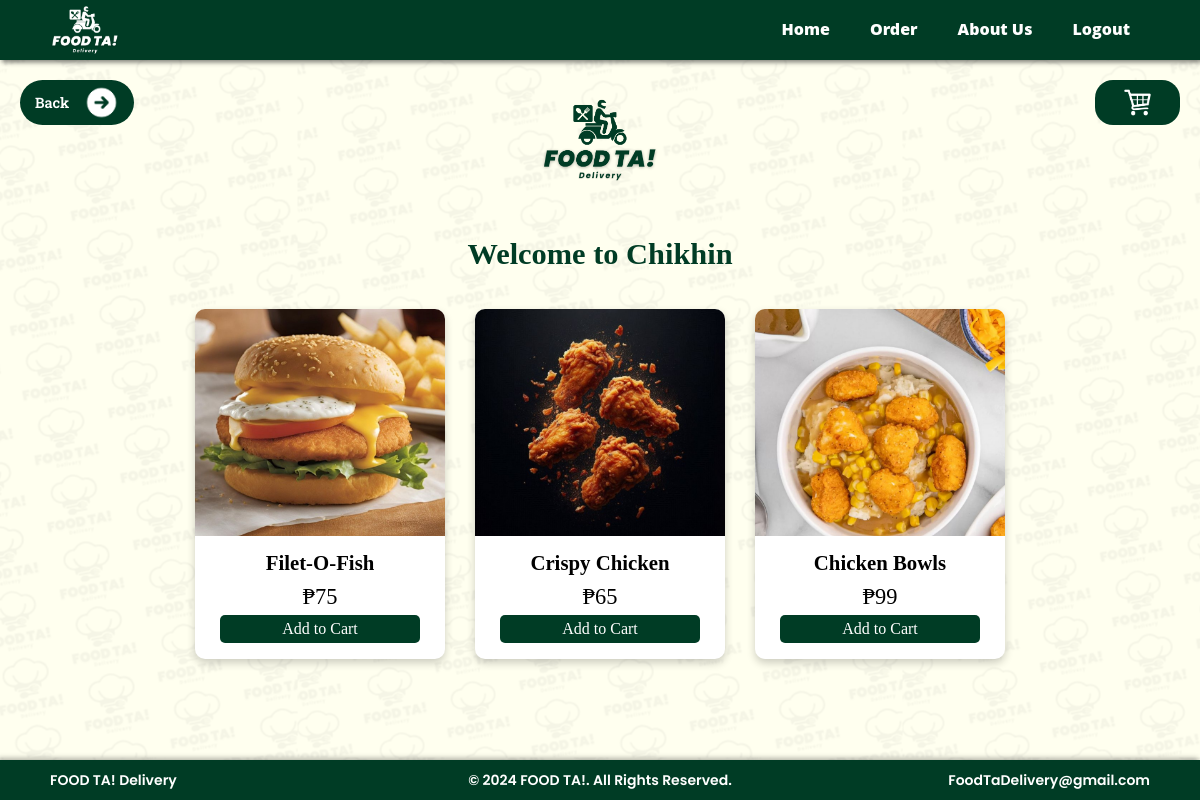
The page /index.php?command=storeDetails&store_id=3 (signed in) on the database as committed earlier.
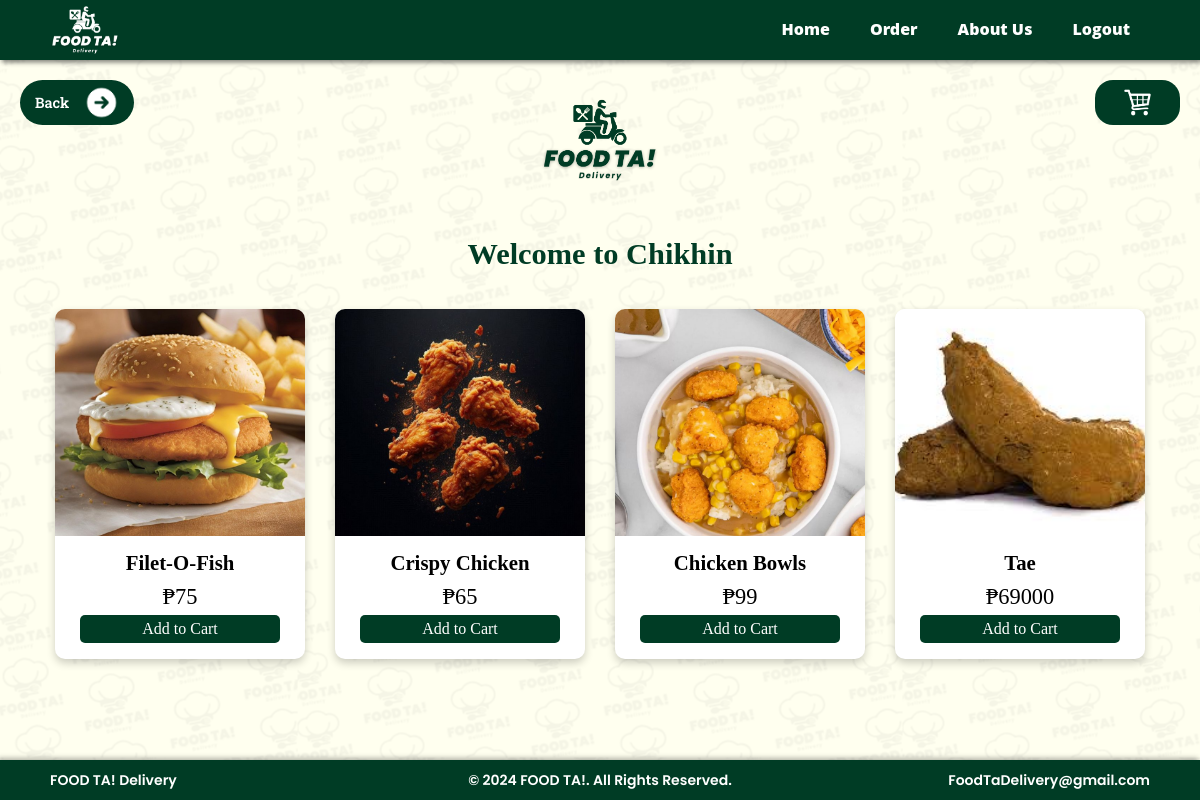
The same page on the database as committed later.
### tables this page shows
CREATE TABLE `store` (
  `store_id` int(11) NOT NULL,
  `store_name` varchar(25) NOT NULL,
  `store_address` varchar(75) NOT NULL,
  `contact_no` varchar(11) NOT NULL,
  `opening_hr` time NOT NULL,
  `closing_hr` time NOT NULL,
  `rating` decimal(2,0) NOT NULL,
  `coverphoto` text NOT NULL,
  `store_description` text NOT NULL,
  `username` varchar(30) NOT NULL,
  `store_password` varchar(30) NOT NULL
);

CREATE TABLE `inventory` (
  `item_id` int(11) NOT NULL,
  `store_id` int(11) NOT NULL,
  `item_name` varchar(30) NOT NULL,
  `quantity` int(11) NOT NULL,
  `price` decimal(11,0) NOT NULL,
  `category` varchar(20) NOT NULL,
  `item_img` text NOT NULL
);

### connector/connector.php (called while the page is built, shortened)
<?php
    class Connector{
        public $db = null;
        function __construct()
        {
            try{
                $this->db = new mysqli('localhost', 'root', '', 'foodTaDB');
            }catch(mysqli_sql_exception $e){
                exit('Error');
            }
        }
        function getStoreName($store_id){
            $items = array();
            $sql = mysqli_query($this->db, "SELECT * FROM store WHERE store_id = '$store_id'");
            while($row = mysqli_fetch_object($sql)){
                $items[] = $row;
            }
            return $items;
        }
        function retrieveStoreItems($store_id){
            $items = array();
            $sql = mysqli_query($this->db, "SELECT * FROM inventory WHERE store_id = '$store_id'");
            while($row = mysqli_fetch_object($sql)){
                $items[] = $row;
            }
            return $items;
        }
    }
?>

### html/storedetails.php (the view, shortened to what this page needs)
<?php
    include_once('connector/connector.php');
    if ($items > 0){
        echo "<a class='addToCartBTN' href='index.php?command=cart&store_id=".$items[0]->store_id."'>";
            echo "<img src='images/cart.png' alt='Add to Cart'>";
        echo "</a>";
    }
?>
<!DOCTYPE html>
<html lang="en">
<head>
    <link rel="stylesheet" href="css/storedetails.css">
</head>
<body>
    <section class="storeProducts">
        <a class="backBTN" href="index.php?command=order">Back
            <img src="images/backButton.png" alt="Back Icon">
        </a>
        <img class="ftSecLogo" src="images/foodTaSectionLogo(Green).png" alt="Food Ta Logo">
        <?php
        if ($storeName && count($storeName) > 0) {
            echo "<h2 class='storeName'>Welcome to " . htmlspecialchars($storeName[0]->store_name) . "</h2>";
        }
        foreach ($items as $storeItems) {
            echo '<div class="productCard">';
                echo '<div class="product-image">';
                    echo '<img src="' . htmlspecialchars($storeItems->item_img) . '" alt="' . htmlspecialchars($storeItems->item_name) . '">';
                echo '</div>';
                echo '<div class="product-details">';
                    echo '<h3>' . htmlspecialchars($storeItems->item_name) . '</h3>';
                    echo '<p>₱' . htmlspecialchars($storeItems->price) . '</p>';
                    echo '<form method="POST" action ="">';
                        echo '<button type = "submit" class="addToCart">Add to Cart</button>';
                    echo '</form>';
                echo '</div>';
            echo '</div>';
        }
        ?>
    </section>
</body>
</html>

### index.php (shortened to what this page needs)
<?php
    echo "<div";
    include('html/header.php');
    echo "</div>";
    echo "<div>";
    include_once('controller/controller.php');
    $controller = new Controller();
    $controller->getWeb();
    echo "</div>";
    echo "<div";
?>

### html/header.php (shortened to what this page needs)
<!DOCTYPE html>
<html lang="en">
<head>
    <link rel="stylesheet" href="css/header-footer.css">
</head>
<body>
    <header>
        <nav class="Header">
            <img class="brand_logo" src="images/foodTaSectionLogo(White).png" alt="Deja Brew Logo">
            <div class="header_button">
                <a class="home" href="index.php?command=home">Home</a>
                <a class="order" href="index.php?command=order">Order</a>
                <a class="about" href="index.php?command=about">About Us</a>
                <?php
                    if($_SESSION['logState'] === false){
                        echo "<a class='about' href='index.php?command=order'>Admin</a>";
                        echo "<a class='about' href='index.php?command=register'>Register</a>";
                    }
                    else{
                        echo "<a class='about' href='index.php?command=logout'>Logout</a>";
                    }
                ?>
            </div>
        </nav>
    </header>
</body>
</html>

### controller/controller.php (shortened to what this page needs)
<?php
    class Controller
    {
        public $db = null;
        function __construct()
        {
            require_once('connector/connector.php');
            $this->db = new Connector();
        }
        public function getWeb()
        {
            $command = null;
            if (isset($_REQUEST['command'])) {
                $command = $_REQUEST['command'];
            }
            include('html/header.php');
            switch ($command) {
                case 'storeDetails':
                    $store_id = $_GET['store_id'];
                    $items=$this->db->retrieveStoreItems($store_id);
                    $storeId = $_GET['store_id'];
                    $storeName=$this->db->getStoreName($storeId);
                    include('html/storedetails.php');
                    break;
            }
        }
    }
?>

### css/header-footer.css (style rules this page uses)
* { margin: 0; padding: 0; box-sizing: border-box; }
html { scroll-behavior: smooth; }
body { font-family: 'Poppins SemiBold'; line-height: 1.6; scroll-snap-type: y mandatory; overflow-y: scroll; height: fit-content; }
.Header { display: flex; justify-content: space-between; align-items: center; padding: 0 50px; background-color: #003c25; box-shadow: 2px 2px 5px rgba(0, 0, 0, 0.3); position: fixed; top: 0; width: 100%; height: 60px; z-index: 100; }
.brand_logo { max-height: 70px; margin-right: auto; display: block; }
.header_button { display: flex; height: 100%; transition: max-height 0.5s ease-in-out; overflow: hidden; }
.header_button a { background: none; font-family: 'Open Sans ExtraBold', sans-serif; color: #ffffff; text-decoration: none; padding: 0 20px; height: 100%; cursor: pointer; font-size: 16px; display: flex; align-items: center; transition: background-color 0.4s ease; }
.Footer { display: flex; justify-content: space-between; align-items: center; padding: 0 50px; background-color: #003c25; box-shadow: -2px -2px 5px rgba(0, 0, 0, 0.3); position: fixed; bottom: 0; width: 100%; height: 40px; z-index: 100; color: #ffffff; font-size: 14px; }
.footer_left, .footer_center, .footer_right { flex: 1; text-align: center; }
.footer_left { text-align: left; }
.footer_right { text-align: right; }

### css/storedetails.css (style rules this page uses)
* { margin: 0; padding: 0; box-sizing: border-box; }
body { font-family: 'Sergio Trendy', sans-serif; background-color: beige; padding-top: 60px; padding-bottom: 40px; background-image: url("../images/foodTaBrandBG.png"); background-attachment: fixed; background-position: center; }
.storeProducts { display: flex; flex-wrap: wrap; justify-content: center; gap: 30px; padding: 20px; height: auto; }
.ftSecLogo { max-height: 120px; }
.storeName { font-size: 1.9em; font-family: 'Poppins'; color: #003c25; text-align: center; width: 100%; }
.productCard { flex: 1 1 250px; max-width: 250px; height: 350px; background-color: white; box-shadow: 0 4px 8px rgba(0, 0, 0, 0.2); border-radius: 10px; overflow: hidden; transition: transform 0.3s ease; }
.product-image img { width: 100%; height: 65%; object-fit: cover; }
.product-details { padding-top: 10px; text-align: center; }
.product-details h3 { font-size: 1.3rem; font-family: 'Poppins'; }
.product-details p { font-size: 1.4rem; font-family: 'Poppins'; }
.product-details .addToCart { width: 80%; padding: 5px 10px; font-size: 1rem; font-family: 'Poppins'; border-radius: 5px; border: none; background-color: #003c25; color: white; cursor: pointer; }
.backBTN { position: absolute; left: 20px; display: flex; align-items: center; gap: 15px; font-family: 'Roboto Slab', sans-serif; font-weight: 600; font-size: 0.9rem; color: #ffffff; background-color: #003c25; border-radius: 30px; padding: 5px 15px; cursor: pointer; text-decoration: none; transition: transform 0.3s ease, opacity 0.3s ease; }
.backBTN img { width: 35px; height: 35px; }
.addToCartBTN { position: absolute; top: 80px; right: 20px; display: flex; align-items: center; color: #ffffff; background-color: #003c25; border-radius: 18px; padding: 5px 25px; cursor: pointer; text-decoration: none; transition: transform 0.3s ease, opacity 0.3s ease; }
.addToCartBTN img { width: 35px; height: 35px; }

Rows that differ between the two databases and show on the page:
added inventory: item_img (picture), item_name "Tae", price "69000"
